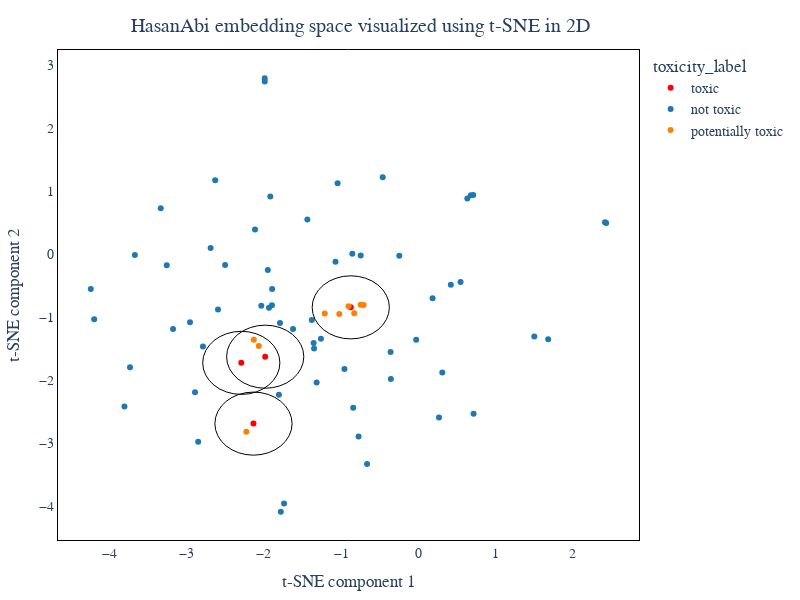

The code cell stored with this chart in its notebook:
### Code cell
# Interactive plot with Plotly
color_map = {'toxic': '#FF0000', 'not toxic': '#1f77b4', "potentially toxic": '#FF8000'}

#Plotting the scatter plot
fig = px.scatter(df, x='t-SNE component 1', y='t-SNE component 2', color = 'toxicity_label', color_discrete_map = color_map, title='HasanAbi embedding space visualized using t-SNE in 2D', width = 800, height = 600, hover_data={'emote_label': True, "toxicity_label": True})

# Radius for the circle around red points
radius = 0.5

# Iterate through red toxic points
for i in range(len(df)):
    if df['toxicity_label'][i] == 'toxic':
        x_red, y_red = df['t-SNE component 1'][i], df['t-SNE component 2'][i]
        
        # Add circle shape around red points (toxic ones)
        fig.add_shape(
            type='circle',
            x0=x_red - radius,
            y0=y_red - radius,
            x1=x_red + radius,
            y1=y_red + radius,
            line=dict(color='black', width=1),
            # fillcolor='rgba(0,0,0,0)'
        )
        
        for j in range(len(df)):
            if df['toxicity_label'][j] == 'not toxic':
                x_blue, y_blue = df['t-SNE component 1'][j], df['t-SNE component 2'][j]
                distance = np.sqrt((x_blue - x_red) ** 2 + (y_blue - y_red) ** 2)
                
                # Check if blue point falls within the radius
                if distance <= radius:
                    # Assigning orange color to blue point
                    df.at[j, 'toxicity_label'] = 'potentially toxic'



fig.update_layout(
    plot_bgcolor='white',  # Set background color to white
    xaxis=dict(showgrid=False, showline = True, linecolor = "black", linewidth = 1, mirror = True),  #x axis line
    yaxis=dict(showgrid=False, showline=True, linecolor='black', linewidth=1, mirror = True),  # Hide grid lines for the y-axis
    margin=dict(l=50, r=50, t=50, b=50),  # Adjusting margins for better visibility
    font=dict(family="sans-serif", size= 14),

    title = {
        'x': 0.45,
        'y': 0.97
    }

)

fig.show()

### Figure 1 — Plotly figure (JSON) as saved in the notebook; plotly's stock layout.template omitted (floating-point values rounded to 4 significant figures)
{"data": [{"customdata": [["has0head", "toxic"], ["hasKapp", "toxic"], ["hasSammie", "toxic"], ["hasSilly", "toxic"]], "hovertemplate": "toxicity_label=%{customdata[1]}<br>t-SNE component 1=%{x}<br>t-SNE component 2=%{y}<br>emote_label=%{customdata[0]}<extra></extra>", "legendgroup": "toxic", "marker": {"color": "#FF0000", "symbol": "circle"}, "mode": "markers", "name": "toxic", "orientation": "v", "showlegend": true, "type": "scatter", "x": [-2.135, -1.984, -0.8752, -2.293], "xaxis": "x", "y": [-2.687, -1.627, -0.8445, -1.724], "yaxis": "y"}, {"customdata": [["has5", "not toxic"], ["hasAY", "not toxic"], ["hasBOOMER", "not toxic"], ["hasBoot", "not toxic"], ["hasBuff", "not toxic"], ["hasChair", "not toxic"], ["hasChud", "not toxic"], ["hasComfy", "not toxic"], ["hasD", "not toxic"], ["hasEZ", "not toxic"], ["hasFlex", "not toxic"], ["hasGods", "not toxic"], ["hasGun", "not toxic"], ["hasHaram", "not toxic"], ["hasHi", "not toxic"], ["hasHmm", "not toxic"], ["hasHug", "not toxic"], ["hasKkona", "not toxic"], ["hasKomrade", "not toxic"], ["hasL", "not toxic"], ["hasLeft", "not toxic"], ["hasLost", "not toxic"], ["hasMad", "not toxic"], ["hasMald", "not toxic"], ["hasMods", "not toxic"], ["hasModsHYPER", "not toxic"], ["hasNerd", "not toxic"], ["hasO", "not toxic"], ["hasPains", "not toxic"], ["hasPause", "not toxic"], ["hasPOGGERS", "not toxic"], ["hasPOGGIES", "not toxic"], ["hasPray", "not toxic"], ["hasRage", "not toxic"], ["hasRaid", "not toxic"], ["hasRant", "not toxic"], ["hasREE", "not toxic"], ["hasRight", "not toxic"], ["hasSadge", "not toxic"], ["hasSlam", "not toxic"], ["hasSmash", "not toxic"], ["hasSmol", "not toxic"], ["hasSpooked", "not toxic"], ["hasStop", "not toxic"], ["hasTruth", "not toxic"], ["hasUnless", "not toxic"], ["hasWeird", "not toxic"], ["hasWicked", "not toxic"], ["hasWut", "not toxic"], ["AYAYA", "not toxic"], ["Clap", "not toxic"], ["EZ", "not toxic"], ["gachiBASS", "not toxic"], ["Gayge", "not toxic"], ["nymnCorn", "not toxic"], ["PepePls", "not toxic"], ["PianoTime", "not toxic"], ["Stare", "not toxic"], ["sumSmash", "not toxic"], ["TeaTime", "not toxic"], ["WAYTOODANK", "not toxic"], ["WineTime", "not toxic"]], "hovertemplate": "toxicity_label=%{customdata[1]}<br>t-SNE component 1=%{x}<br>t-SNE component 2=%{y}<br>emote_label=%{customdata[0]}<extra></extra>", "legendgroup": "not toxic", "marker": {"color": "#1f77b4", "symbol": "circle"}, "mode": "markers", "name": "not toxic", "orientation": "v", "showlegend": true, "type": "scatter", "x": [-1.262, -1.073, -1.896, -1.438, 1.682, -0.7466, -1.781, -0.2465, -1.894, -1.623, 1.502, -1.934, -0.02767, -0.3601, 0.7111, -2.595, 0.6796, -1.739, 0.3104, 0.6347, 2.433, -1.38, -0.7739, -1.356, -2.79, -1.792, -2.852, -3.259, -2.893, -2.034, 0.4209, 0.5469, -0.4616, -0.8432, 0.7157, -0.3558, -1.917, 2.417, -1.95, 0.2675, -0.9572, -0.8551, -1.317, -1.35, -1.806, -3.177, -0.6639, 0.1842, -2.958, -1.046, -1.989, -1.99, -3.672, -3.735, -2.631, -2.691, -2.115, -3.807, -2.503, -4.242, -3.337, -4.199], "xaxis": "x", "y": [-1.341, -0.121, -0.8113, 0.5491, -1.35, -0.02159, -4.084, -0.02812, -0.5547, -1.188, -1.307, -0.8506, -1.358, -1.554, 0.9353, -0.8775, 0.933, -3.953, -1.876, 0.8808, 0.4919, -1.044, -2.891, -1.411, -1.463, -1.092, -2.976, -0.1781, -2.189, -0.818, -0.4856, -0.4422, 1.218, -2.434, -2.53, -1.978, 0.914, 0.5038, -0.2529, -2.592, -1.821, 0.003504, -2.035, -1.496, -2.229, -1.189, -3.327, -0.7001, -1.082, 1.121, 2.736, 2.787, -0.01387, -1.794, 1.172, 0.09673, 0.3892, -2.417, -0.1733, -0.5517, 0.7272, -1.035], "yaxis": "y"}, {"customdata": [["hasBaited", "potentially toxic"], ["hasCapital", "potentially toxic"], ["hasFatty", "potentially toxic"], ["hasGachi", "potentially toxic"], ["hasPog", "potentially toxic"], ["hasPrime", "potentially toxic"], ["hasSleepy", "potentially toxic"], ["hasUppy", "potentially toxic"], ["hasWhat", "potentially toxic"]], "hovertemplate": "toxicity_label=%{customdata[1]}<br>t-SNE component 1=%{x}<br>t-SNE component 2=%{y}<br>emote_label=%{customdata[0]}<extra></extra>", "legendgroup": "potentially toxic", "marker": {"color": "#FF8000", "symbol": "circle"}, "mode": "markers", "name": "potentially toxic", "orientation": "v", "showlegend": true, "type": "scatter", "x": [-2.066, -2.228, -0.7472, -0.8302, -0.7087, -0.9039, -1.212, -1.024, -2.131], "xaxis": "x", "y": [-1.457, -2.814, -0.8038, -0.939, -0.8074, -0.8253, -0.941, -0.9505, -1.358], "yaxis": "y"}], "layout": {"font": {"family": "sans-serif", "size": 14}, "height": 600, "legend": {"title": {"text": "toxicity_label"}, "tracegroupgap": 0}, "margin": {"b": 50, "l": 50, "r": 50, "t": 50}, "plot_bgcolor": "white", "shapes": [{"line": {"color": "black", "width": 1}, "type": "circle", "x0": -2.635, "x1": -1.635, "y0": -3.187, "y1": -2.187}, {"line": {"color": "black", "width": 1}, "type": "circle", "x0": -2.484, "x1": -1.484, "y0": -2.127, "y1": -1.127}, {"line": {"color": "black", "width": 1}, "type": "circle", "x0": -1.375, "x1": -0.3752, "y0": -1.344, "y1": -0.3445}, {"line": {"color": "black", "width": 1}, "type": "circle", "x0": -2.793, "x1": -1.793, "y0": -2.224, "y1": -1.224}], "title": {"text": "HasanAbi embedding space visualized using t-SNE in 2D", "x": 0.45, "y": 0.97}, "width": 800, "xaxis": {"anchor": "y", "domain": [0, 1], "linecolor": "black", "linewidth": 1, "mirror": true, "showgrid": false, "showline": true, "title": {"text": "t-SNE component 1"}}, "yaxis": {"anchor": "x", "domain": [0, 1], "linecolor": "black", "linewidth": 1, "mirror": true, "showgrid": false, "showline": true, "title": {"text": "t-SNE component 2"}}}}
